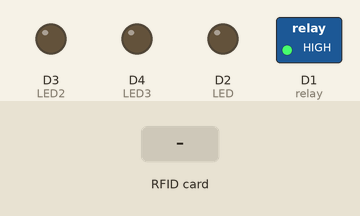
This sketch was run on a simulated ESP8266 (NodeMCU). On the bench: switched loads named in the sketch (green lamp = pin HIGH), output pins drawn as LEDs (lit = HIGH). Inputs (shaded band) come from the test bench. WiFi joins after 1.5 s; servers stay silent unless stated; uploads are accepted with an empty reply; what the sketch prints to the serial monitor is not drawn.

Above: at 0.0 s.
At 4.2 s:
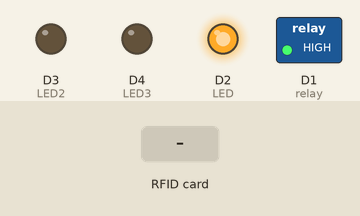
4.3 s: RFID card 5E 7A 19 C4 held to the reader
Timing chart, 0 to 7.3 s (numbered marks = the images above; inputs shaded):
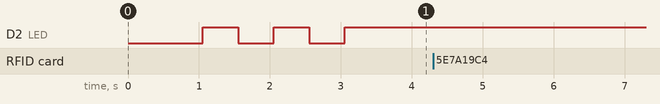

The sketch:

ESP8266_Code.ino
```cpp
#include <Arduino.h>
#include <ESP8266WiFi.h>
#include <ESP8266HTTPClient.h>
#include <SoftwareSerial.h>
#include <WiFiClientSecureBearSSL.h>

#include <SPI.h>
#include <MFRC522.h>
#define SS_PIN D8
#define RST_PIN D0
#define LED D2
#define LED2 D3
#define LED3 D4

MFRC522 rfid(SS_PIN, RST_PIN); // Instance of the class
MFRC522::MIFARE_Key key;

String cardUID = "";
String cardUID2 = "";
String nodename = "Node X"; //Insert Device Name or PC Number

//#define HOST "taptapuphsl.000webhostapp.com"  // Enter HOST URL without "http:// "  and "/" at the end of URL
#define WIFI_SSID ""                 // WIFI SSID here
#define WIFI_PASSWORD ""     // WIFI password here

//#define WIFI_SSID "Taptapuphsl"                 // WIFI SSID here
//#define WIFI_PASSWORD "taptapwifitesting"     // WIFI password here

const int relay = 5;

String str, postData, postData2;


void setup() {
  pinMode(relay, OUTPUT);
  pinMode(LED,OUTPUT);
  pinMode(LED2,OUTPUT);
  pinMode(LED3,OUTPUT);
  digitalWrite(relay, HIGH);
  digitalWrite(relay, HIGH);
// Open serial communications and wait for port to open:
Serial.begin(115200);
Serial1.begin(115200);
SPI.begin(); // Init SPI bus
rfid.PCD_Init(); // Init MFRC522
for (byte i = 0; i < 6; i++) {
    key.keyByte[i] = 0xFF;
  }


/*
while (!Serial) {
; // wait for serial port to connect. Needed for native USB port only
}*/

  //Serial.println("Communication Started \n\n");
  delay(1000);

  pinMode(LED_BUILTIN, OUTPUT);     // initialize built in led on the board

  WiFi.mode(WIFI_STA);
  WiFi.begin(WIFI_SSID, WIFI_PASSWORD); //try to connect with wifi

  Serial.print("Connecting to ");
  Serial.print(WIFI_SSID);
  while (WiFi.status() != WL_CONNECTED) {
    Serial.print(".");
    digitalWrite(LED, HIGH);
    delay(500);
    Serial.print(".");
    digitalWrite(LED,LOW);
    delay(500);
    }

  Serial.println();
  digitalWrite(LED, HIGH);
  Serial.print("Connected to ");
  Serial.println(WIFI_SSID);
  Serial.print("IP Address is : ");
  Serial.println(WiFi.localIP());    //print local IP address
  Serial.println(nodename);

  delay(30);

}


void loop() { // run over and over


if (!rfid.PICC_IsNewCardPresent()) {
    return;
  }

if (!rfid.PICC_ReadCardSerial()) {
    return;
  }
    // Convert UID bytes to string
cardUID = "";
for (byte i = 0; i < rfid.uid.size; i++) {
  cardUID += String(rfid.uid.uidByte[i], HEX);
}


Serial.println(cardUID);

// Halt PICC
rfid.PICC_HaltA();
// Stop encryption on PCD
rfid.PCD_StopCrypto1();

//str = Serial.readString();

std::unique_ptr<BearSSL::WiFiClientSecure>client(new BearSSL::WiFiClientSecure);
client->setInsecure();

HTTPClient https;

postData = "str=" + cardUID + "&name=" + nodename;


https.begin(*client, "https://www.taptapuphsl.com/system.php");
https.addHeader("Content-Type", "application/x-www-form-urlencoded");

int httpCode = https.POST(postData);
Serial.println("RFID UID: " + cardUID);

if (httpCode == 200) {
 String uid = https.getString();
 Serial.println("RFID UID Request Sent.");
 Serial.println(uid);
 if (uid == "Match!"){
   digitalWrite(LED2, HIGH);
   digitalWrite(relay,LOW); //nagclose yung circuit parang pinindot yung power button
   delay(500);
   digitalWrite(relay,HIGH); //binitawan yung power button or nag open ulit yung circuit
   digitalWrite(LED2, LOW);

 }

}

else {
  Serial.println("HTTP Code: " + httpCode);
  Serial.println("Failed to upload values. \n");
  digitalWrite(LED3, HIGH);
  delay(500);
  digitalWrite(LED3, LOW);
  return;
}

https.end();
Serial.println("putangina");


cardUID2 = "";
while (cardUID != cardUID2)
{
  cardUID2 = "";
  if (rfid.PICC_IsNewCardPresent()){
    Serial.println("may bagong card");

    if (rfid.PICC_ReadCardSerial()){
      Serial.println("binabasa na");


      // Convert UID bytes to string
      for (byte i = 0; i < rfid.uid.size; i++) {
        cardUID2 += String(rfid.uid.uidByte[i], HEX);
        }

      Serial.println("cardUID: " + cardUID);
      Serial.println("cardUID2: " + cardUID2);
      if( cardUID != cardUID2) {
        digitalWrite(LED3, HIGH);
        delay(500);
        digitalWrite(LED3, LOW);
      }

  }


}

// Halt PICC
rfid.PICC_HaltA();
// Stop encryption on PCD
rfid.PCD_StopCrypto1();
}

https.begin(*client, "https://www.taptapuphsl.com/system.php");
https.addHeader("Content-Type", "application/x-www-form-urlencoded");


Serial.println("RFID UID: " + cardUID2);

postData2 = "str=" + cardUID2 + "&name=" + nodename;
int httpCode2 = https.POST(postData2);
if (httpCode == 200) {
 String uid = https.getString();
 Serial.println("RFID UID Request Sent.");
 Serial.println(uid);
 if (uid == "Match!"){
   digitalWrite(LED2, HIGH);
   digitalWrite(relay,LOW); //nagclose yung circuit parang pinindot yung power button
   delay(500);
   digitalWrite(relay,HIGH); //binitawan yung power button or nag open ulit yung circuit
   digitalWrite(LED2, LOW);
 }

}
else {
  digitalWrite(LED3, HIGH);
  Serial.println("HTTP Code: " + httpCode);
  Serial.println("Failed to upload values. \n");
  digitalWrite(LED3, LOW);
  return;
}


}
```

Measured:
- after the input at 4.3 s, every drawn part: stays the same
